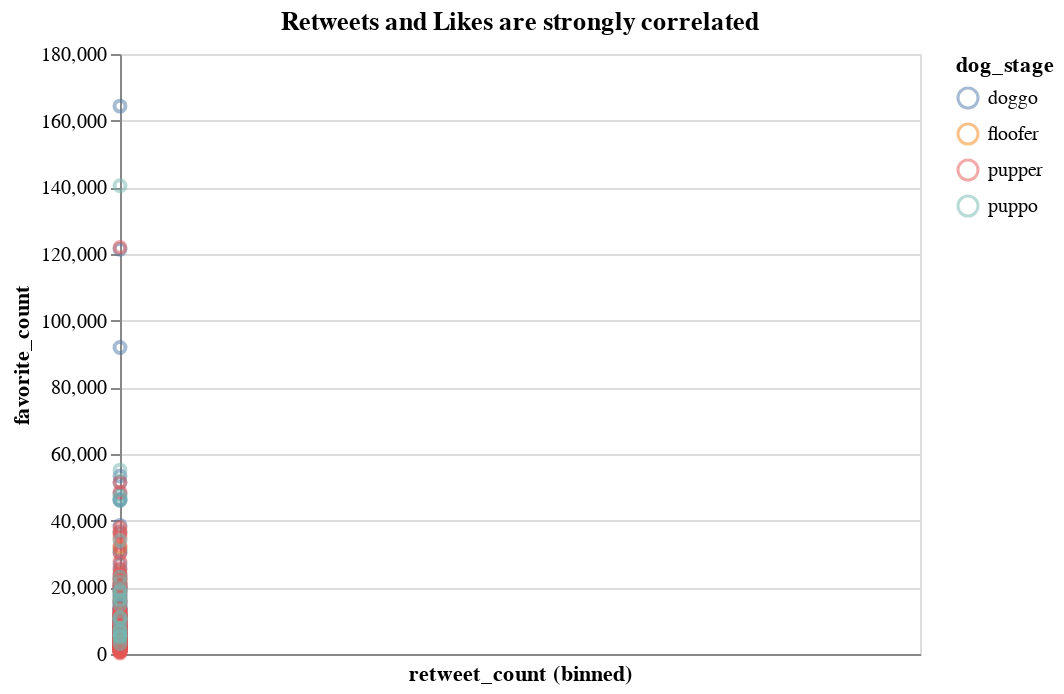

Notebook cell for this chart:
### Code cell
alt.Chart(tweets_master[tweets_master['dog_stage']!= 'unknown']).mark_point(opacity = 0.5).encode(
    alt.X('retweet_count',scale=alt.Scale(type='log'), bin=True),
    alt.Y('favorite_count'), 
    color = 'dog_stage').properties(title = 'Retweets and Likes are strongly correlated')

### Figure 1 — Vega-Lite specification as saved in the notebook (floating-point values rounded to 4 significant figures; data arrays with more than 128 entries replaced by an {"elided": "..."} marker saying what was removed)
{"config": {"view": {"continuousWidth": 400, "continuousHeight": 300}}, "data": {"name": "data-a6045f59827e539be72592052cb7d89e"}, "mark": {"type": "point", "opacity": 0.5}, "encoding": {"color": {"field": "dog_stage", "type": "nominal"}, "x": {"bin": true, "field": "retweet_count", "scale": {"type": "log"}, "type": "quantitative"}, "y": {"field": "favorite_count", "type": "quantitative"}}, "title": "Retweets and Likes are strongly correlated", "$schema": "https://vega.github.io/schema/vega-lite/v4.17.0.json", "datasets": {"data-a6045f59827e539be72592052cb7d89e": {"elided": "346 records"}}}
